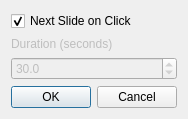
<?xml version="1.0" encoding="UTF-8"?>
<ui version="4.0">
 <class>NarrativeSlideDurationDialog</class>
 <widget class="QDialog" name="NarrativeSlideDurationDialog">
  <property name="geometry">
   <rect>
    <x>0</x>
    <y>0</y>
    <width>188</width>
    <height>118</height>
   </rect>
  </property>
  <property name="windowTitle">
   <string>Duration</string>
  </property>
  <property name="sizeGripEnabled">
   <bool>false</bool>
  </property>
  <property name="modal">
   <bool>true</bool>
  </property>
  <layout class="QVBoxLayout" name="verticalLayout">
   <item>
    <widget class="QCheckBox" name="onclick_checkbox">
     <property name="text">
      <string>Next Slide on Click</string>
     </property>
     <property name="checked">
      <bool>true</bool>
     </property>
    </widget>
   </item>
   <item>
    <widget class="QLabel" name="duration_label">
     <property name="enabled">
      <bool>false</bool>
     </property>
     <property name="text">
      <string>Duration (seconds)</string>
     </property>
     <property name="alignment">
      <set>Qt::AlignBottom|Qt::AlignLeading|Qt::AlignLeft</set>
     </property>
    </widget>
   </item>
   <item>
    <widget class="QDoubleSpinBox" name="duration_spinbox">
     <property name="enabled">
      <bool>false</bool>
     </property>
     <property name="decimals">
      <number>1</number>
     </property>
     <property name="minimum">
      <double>0.000000000000000</double>
     </property>
     <property name="maximum">
      <double>3600.000000000000000</double>
     </property>
     <property name="value">
      <double>30.000000000000000</double>
     </property>
    </widget>
   </item>
   <item>
    <widget class="QDialogButtonBox" name="buttons">
     <property name="orientation">
      <enum>Qt::Horizontal</enum>
     </property>
     <property name="standardButtons">
      <set>QDialogButtonBox::Cancel|QDialogButtonBox::Ok</set>
     </property>
    </widget>
   </item>
  </layout>
 </widget>
 <resources/>
 <connections>
  <connection>
   <sender>buttons</sender>
   <signal>accepted()</signal>
   <receiver>NarrativeSlideDurationDialog</receiver>
   <slot>accept()</slot>
   <hints>
    <hint type="sourcelabel">
     <x>248</x>
     <y>254</y>
    </hint>
    <hint type="destinationlabel">
     <x>157</x>
     <y>274</y>
    </hint>
   </hints>
  </connection>
  <connection>
   <sender>buttons</sender>
   <signal>rejected()</signal>
   <receiver>NarrativeSlideDurationDialog</receiver>
   <slot>reject()</slot>
   <hints>
    <hint type="sourcelabel">
     <x>316</x>
     <y>260</y>
    </hint>
    <hint type="destinationlabel">
     <x>286</x>
     <y>274</y>
    </hint>
   </hints>
  </connection>
 </connections>
</ui>
